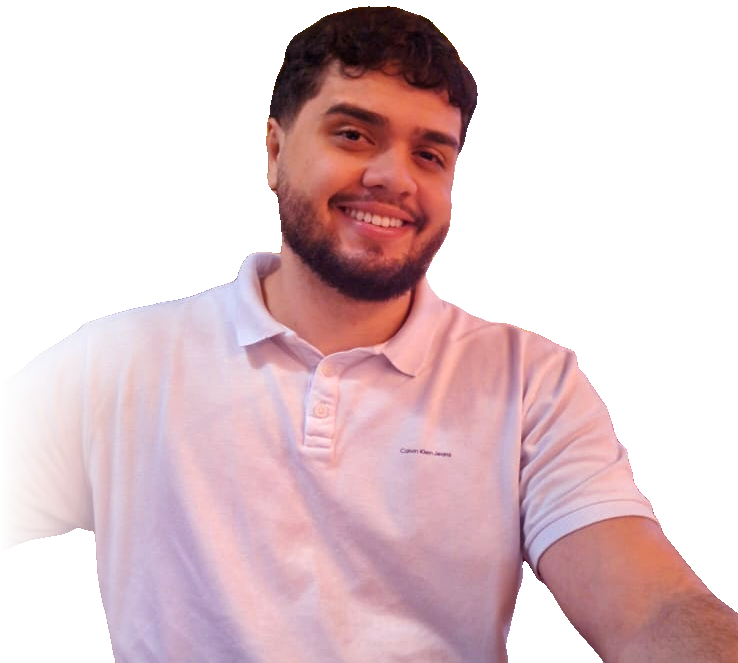
#> input picture src/assets/henrique/henrique-protagonista.png, 738 x 663 px
$ python -i recortar.py   (imports and definitions only)
#> lines starting #> are read from the running program, lines starting #| are printed output that depends on the picture
#> further down, picture is the input picture: PIL image 738x663 RGBA; mean R, G, B, A 104.1, 78.7, 83.4, 127
"""Recorta as fotos (tira o fundo) e aplica tratamento estilo GTA.

Uso:  python scripts/recortar.py
Saída: src/assets/henrique/*.png (base reta = foto cortada embaixo)
"""
from pathlib import Path

from PIL import Image, ImageChops, ImageDraw, ImageFilter
from rembg import new_session, remove

IMGS = Path(r"G:\Meu Drive\NOITE DO POWERPOINT\IMGS")
ROOT = Path(__file__).resolve().parent.parent
OUT = ROOT / "src" / "assets" / "henrique"
# [1 line not run here, left out]

# [1 line that did not run here, left out]
# [1 line that did not run here, left out]


# [13 lines left out: function biggest, not called in this run]


def gradient(size):
    """Gradiente laranja -> rosa -> roxo na diagonal (paleta do site)."""
    w, h = size
    stops = [(0.0, (255, 155, 85)), (0.55, (201, 52, 155)), (1.0, (59, 20, 107))]
    small = Image.new("RGB", (64, 64))
    px = small.load()
    for y in range(64):
        for x in range(64):
            t = (x + y) / 126
            for (a, ca), (b, cb) in zip(stops, stops[1:]):
                if a <= t <= b:
                    k = (t - a) / (b - a)
                    px[x, y] = tuple(round(ca[i] + (cb[i] - ca[i]) * k) for i in range(3))
                    break
    return small.resize((w, h), Image.BILINEAR)


def gta(img: Image.Image, strength=0.45) -> Image.Image:
    """Tratamento de cor: mais contraste/saturação + soft light na paleta."""
#> called with strength = 0.45
    rgb, alpha = img.convert("RGB"), img.getchannel("A")
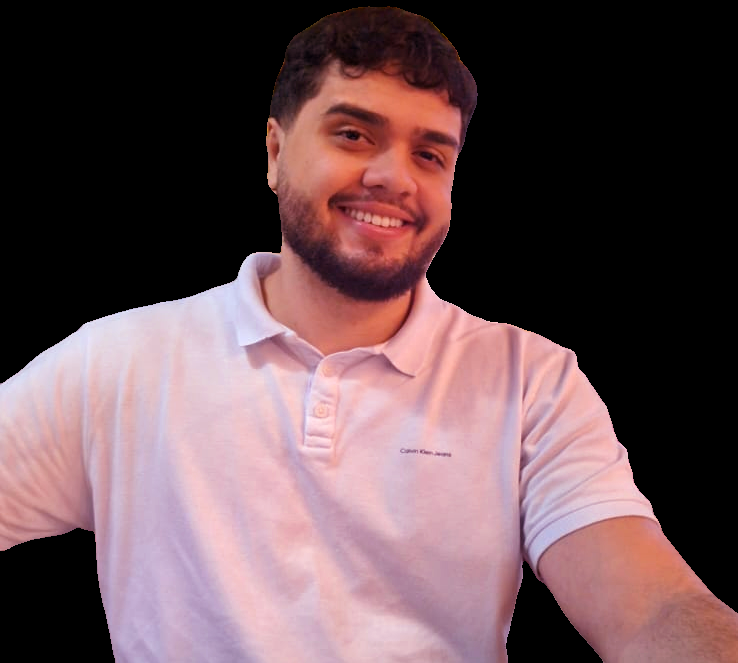
#> rgb: PIL image 738x663 RGB; mean R, G, B 104.1, 78.7, 83.4
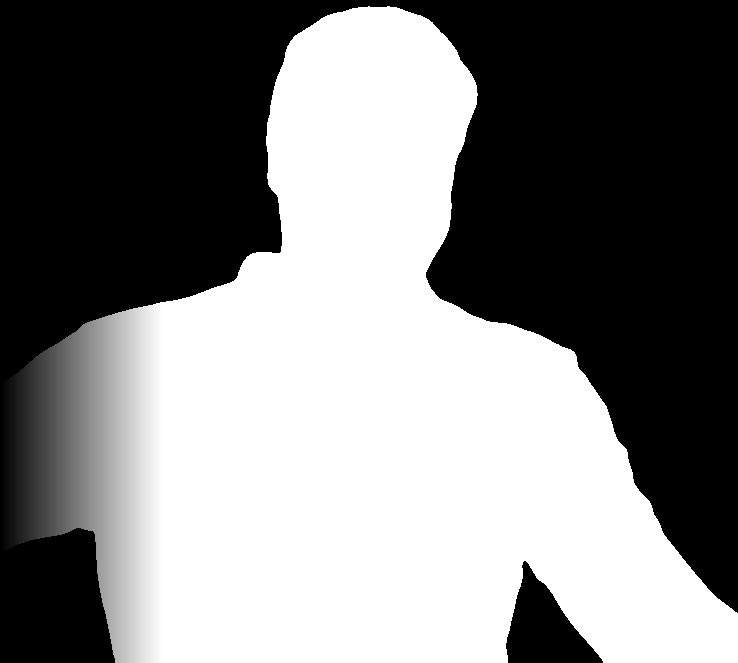
#> alpha: PIL image 738x663 L; min 0, max 255, mean 127
    graded = ImageChops.soft_light(rgb, gradient(rgb.size))
#> in gradient, `small = Image.new("RGB", (64, 64))`: small: PIL image 64x64 RGB; every value is 0
#> in gradient, `return small.resize((w, h), Image.BILINEAR)`:
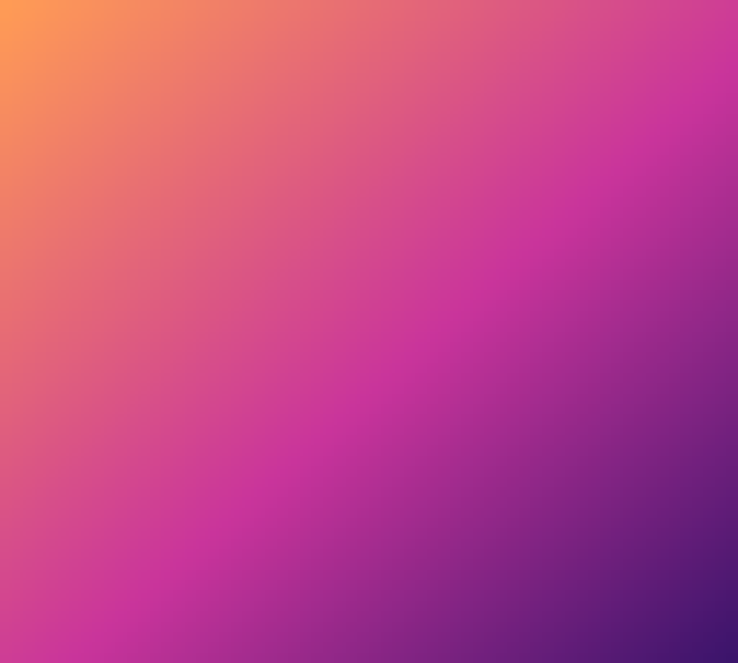
#> returned value: PIL image 738x663 RGB; mean R, G, B 192.5, 68.6, 134.1
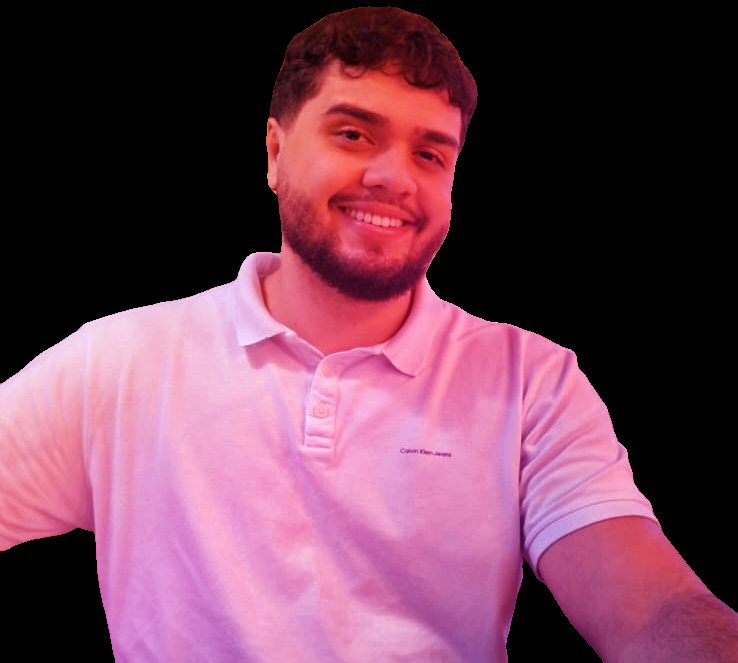
#> graded: PIL image 738x663 RGB; mean R, G, B 112, 63.2, 84.9
    rgb = Image.blend(rgb, graded, strength)
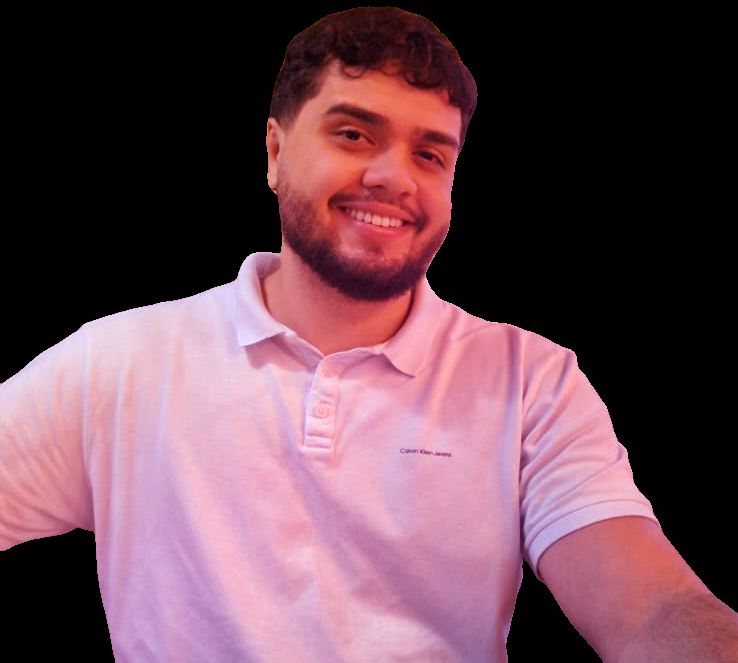
#> rgb: PIL image 738x663 RGB; mean R, G, B 107.4, 71.5, 83.8
    from PIL import ImageEnhance
    rgb = ImageEnhance.Contrast(rgb).enhance(1.08)
    rgb = ImageEnhance.Color(rgb).enhance(1.15)
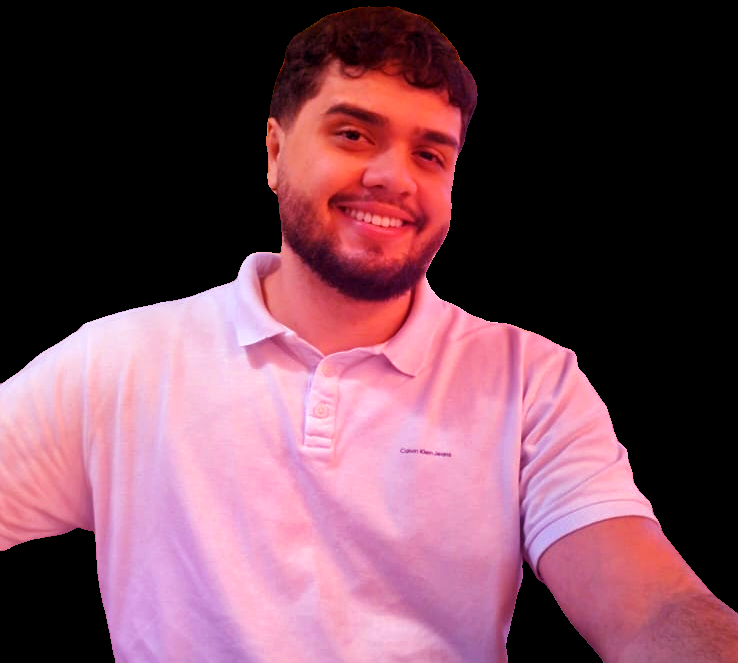
#> rgb: PIL image 738x663 RGB; mean R, G, B 115.3, 71.1, 86.5
    out = rgb.convert("RGBA")
    out.putalpha(alpha)
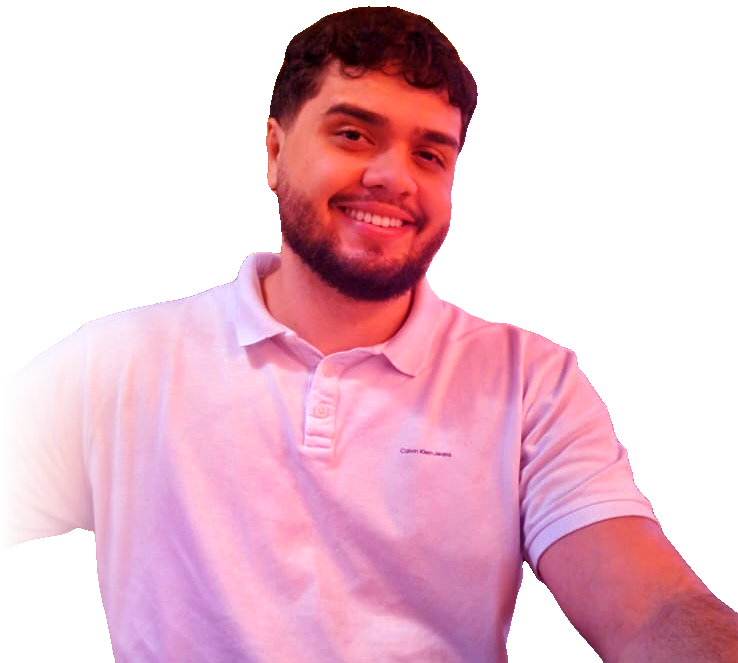
#> out: PIL image 738x663 RGBA; mean R, G, B, A 115.3, 71.1, 86.5, 127; transparent parts drawn white
    return out


# [48 lines left out: functions trim, shadow, fade_left, cut, not called in this run]


# Loading 1: protagonista (pizzaria) - cortado na mesa, colado na direita
# [14 lines not run here, left out]

>>> from PIL import Image
>>> picture = Image.open('../src/assets/henrique/henrique-protagonista.png')
>>> result = gta(picture)
